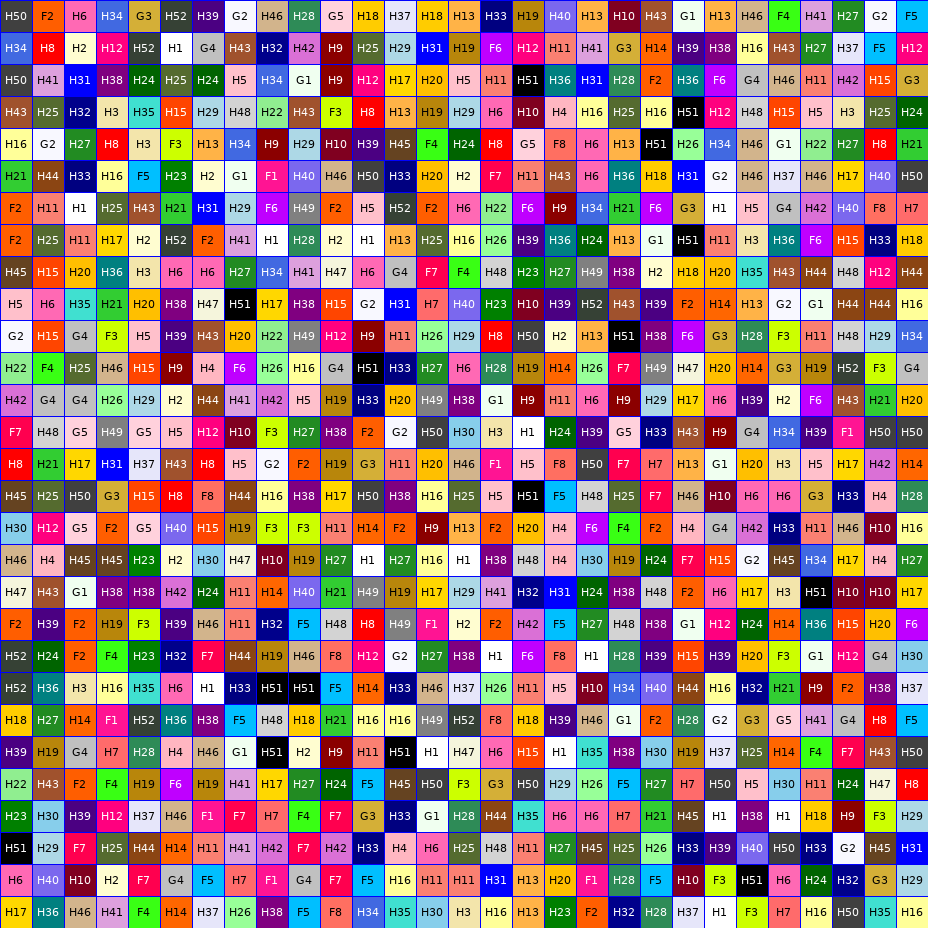
#> input picture backend/tests/fixtures/templates/template_29x29_s0.png, 928 x 928 px
$ python -i bead_ocr_preprocess.py   (imports and definitions only)
#> lines starting #> are read from the running program, lines starting #| are printed output that depends on the picture; after the words box and inside, x2 and y2 are one past the last pixel; in counts of white or black regions, pixels touching at a corner belong together
#> further down, picture is the input picture: shape (928, 928, 3); mean B, G, R 124.6, 121.9, 155.3
"""Per-cell adaptive preprocessing for OCR engines.

Produces multiple binarization variants so the OCR engine can pick the
highest-confidence result. Handles two regimes:

  - Bright background (mean luminance > 180): black text on light ground
    → direct OTSU + Adaptive Gaussian.
  - Dark background: white text on colored ground
    → CLAHE + OTSU with inversion.

Each variant is `(name, grayscale_image)`. The OCR engine runs on every
variant and keeps the highest-confidence detection.
"""
from __future__ import annotations

import cv2
import numpy as np

# Background luminance threshold for picking the text-color branch.
BRIGHT_BG_THRESHOLD = 180


# [13 lines left out: function _upscale_factor, not called in this run]


def _gray_otsu(gray: np.ndarray) -> np.ndarray:
    _, b = cv2.threshold(gray, 0, 255, cv2.THRESH_BINARY + cv2.THRESH_OTSU)
    return b


# [4 lines left out: function _gray_adaptive, not called in this run]


def _clahe_otsu_inverted(bgr: np.ndarray) -> np.ndarray:
    """CLAHE + OTSU + bitwise NOT — for white text on dark/colored bg."""
    gray = cv2.cvtColor(bgr, cv2.COLOR_BGR2GRAY)
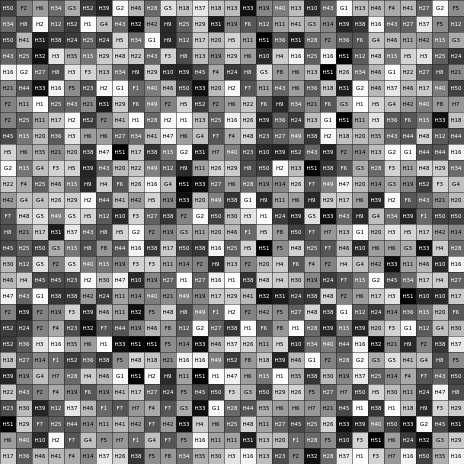
#> gray: shape (928, 928) (shown at 1/2 size); min 0, max 255, mean 132.1
    clahe = cv2.createCLAHE(clipLimit=2.0, tileGridSize=(2, 2))
    enhanced = clahe.apply(gray)
    _, b = cv2.threshold(enhanced, 0, 255, cv2.THRESH_BINARY + cv2.THRESH_OTSU)
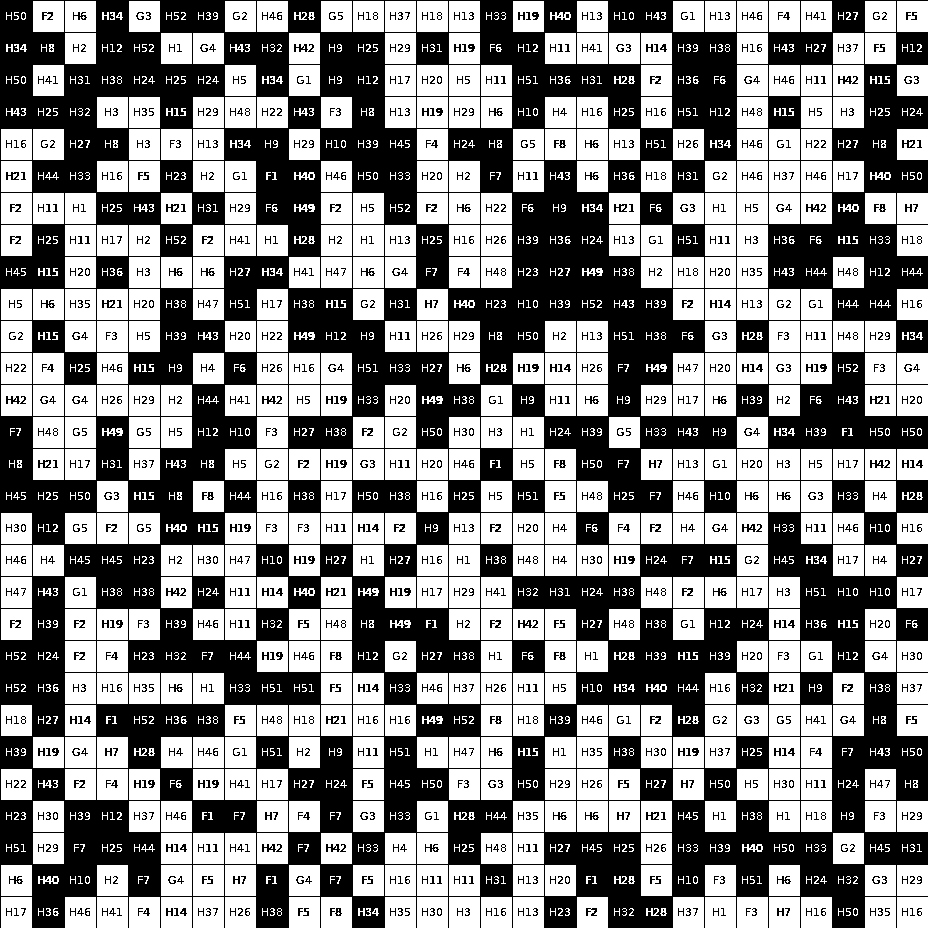
#> b: shape (928, 928); 53.3% white; 1295 black regions (374 under 20 px), largest, box (x1, y1, x2, y2) and area: (0, 0, 928, 928) 374681, (838, 76, 852, 84) 64, (806, 204, 820, 212) 64
    return cv2.bitwise_not(b)


# [48 lines left out: functions _clahe_adaptive_inverted, preprocess_cell, not called in this run]

>>> import cv2
>>> picture = cv2.imread('../../tests/fixtures/templates/template_29x29_s0.png')
>>> result = _clahe_otsu_inverted(picture)

$ run again, on backend/tests/fixtures/templates/template_29x29_s1.png
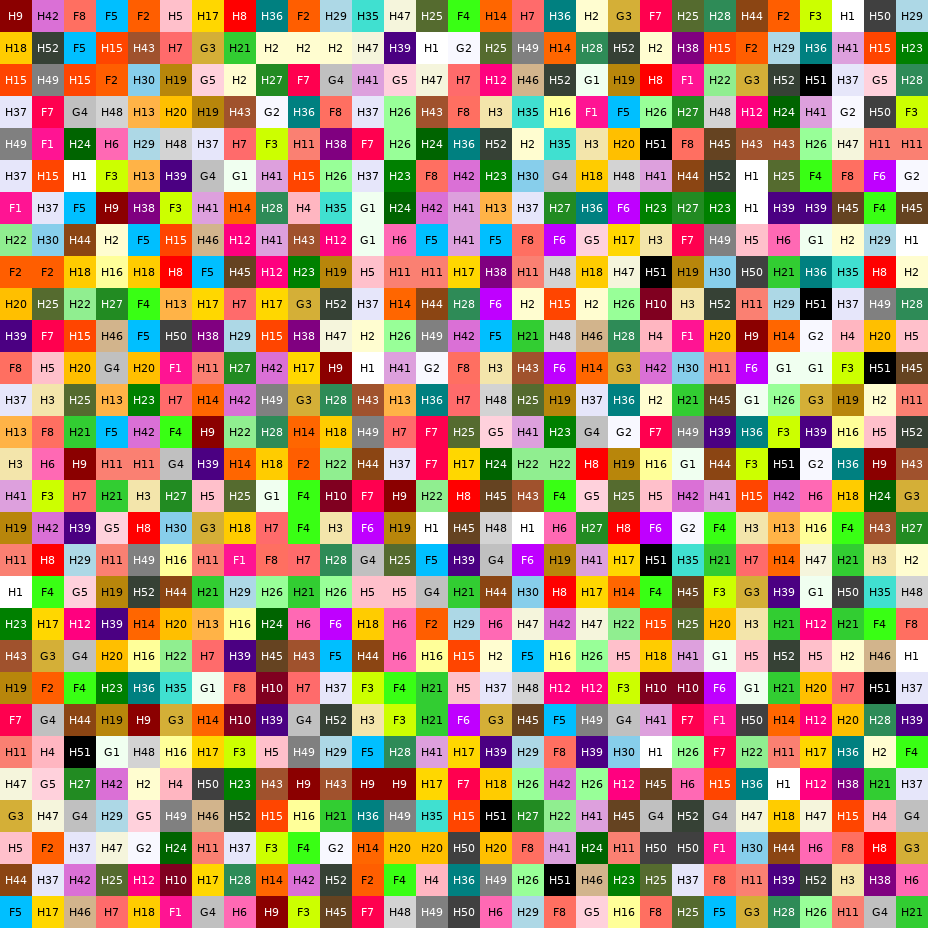
#> input picture backend/tests/fixtures/templates/template_29x29_s1.png, 928 x 928 px
#> picture is the input picture: shape (928, 928, 3); mean B, G, R 114.2, 143.9, 173.1
#> in _clahe_otsu_inverted, `gray = cv2.cvtColor(bgr, cv2.COLOR_BGR2GRAY)`:
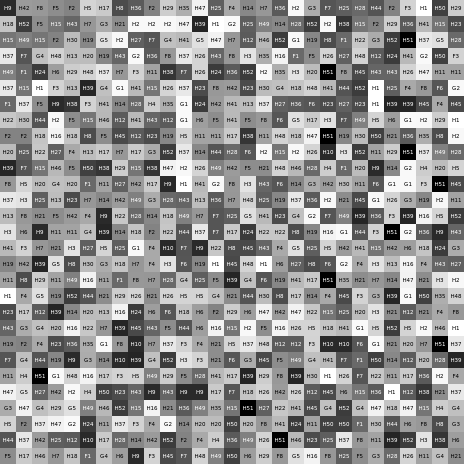
#> gray: shape (928, 928) (shown at 1/2 size); min 0, max 255, mean 149.2
#> in _clahe_otsu_inverted, `_, b = cv2.threshold(enhanced, 0, 255, cv2.THRESH_BINARY + cv2.THRESH_..`:
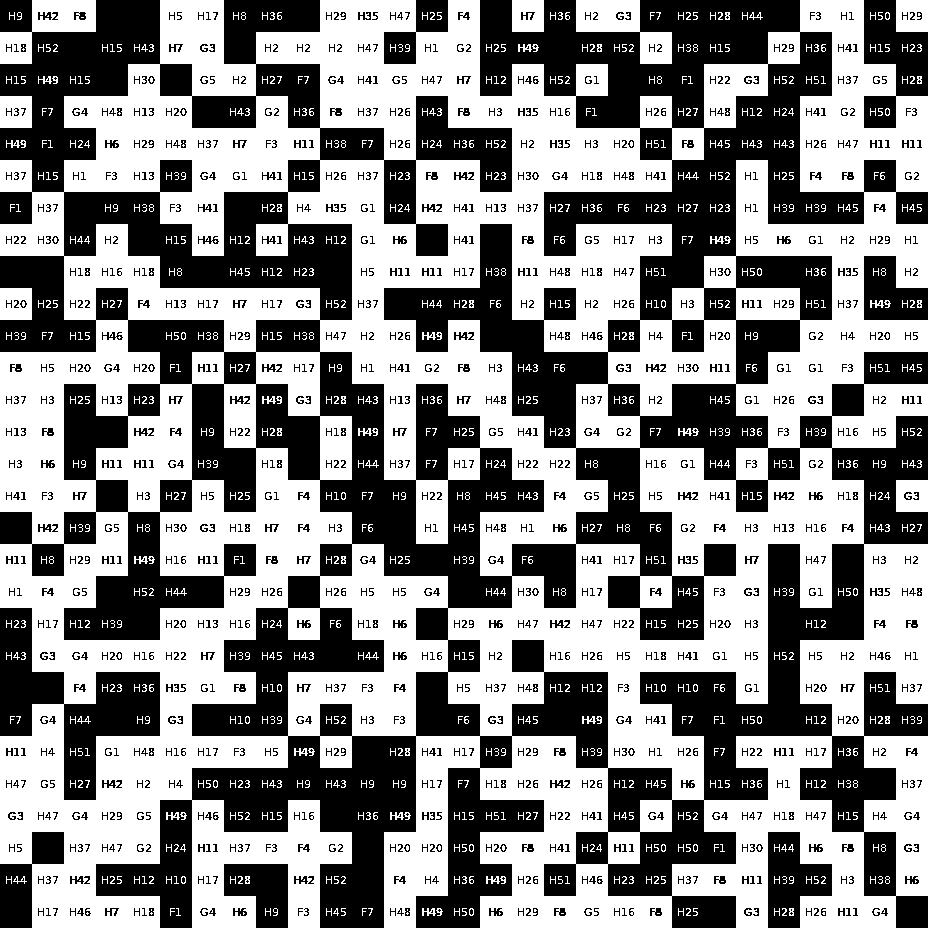
#> b: shape (928, 928); 54.1% white; 1151 black regions (222 under 20 px), largest, box (x1, y1, x2, y2) and area: (0, 0, 928, 928) 336834, (0, 608, 160, 800) 11804, (864, 0, 928, 128) 4773

$ run again, on backend/tests/fixtures/templates/template_29x29_s2.png
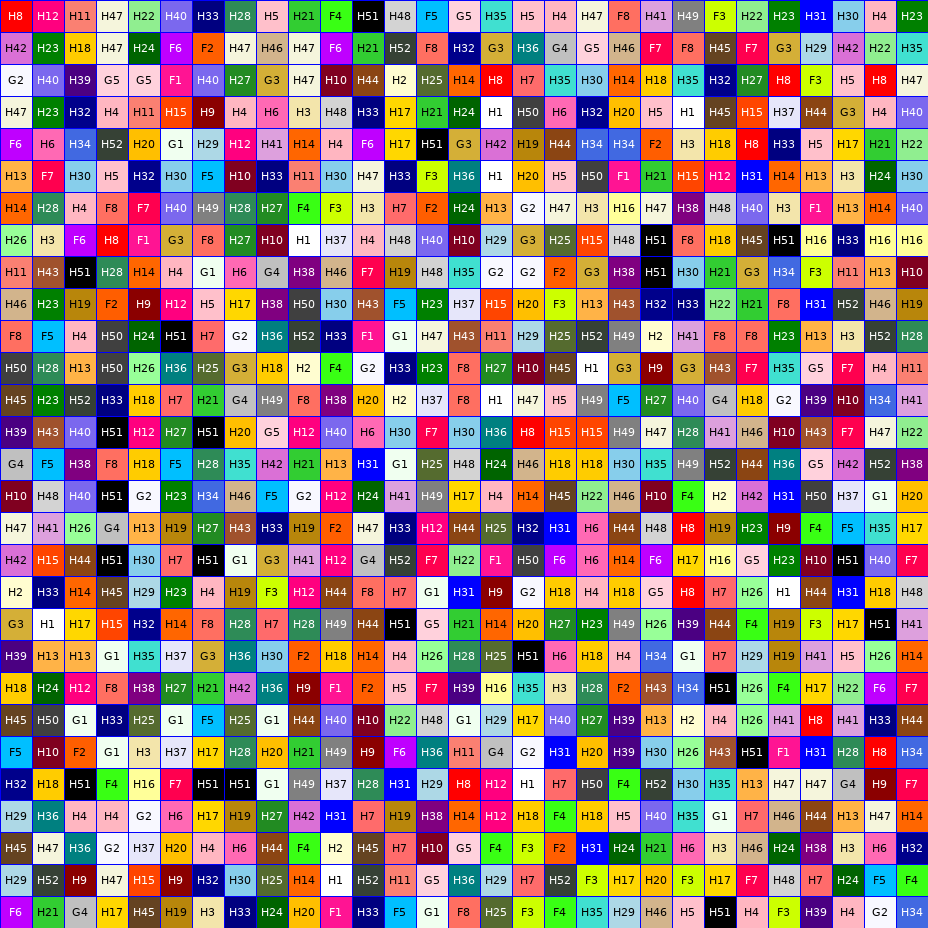
#> input picture backend/tests/fixtures/templates/template_29x29_s2.png, 928 x 928 px
#> picture is the input picture: shape (928, 928, 3); mean B, G, R 125.3, 126, 151.5
#> in _clahe_otsu_inverted, `gray = cv2.cvtColor(bgr, cv2.COLOR_BGR2GRAY)`:
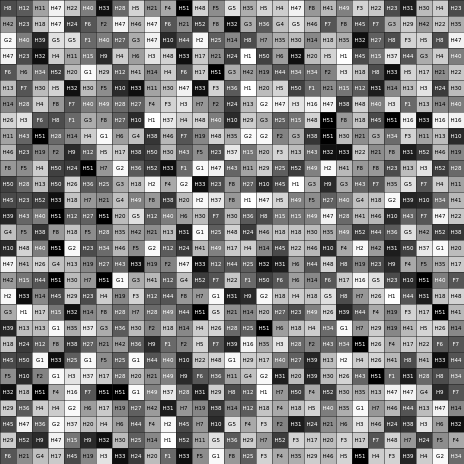
#> gray: shape (928, 928) (shown at 1/2 size); min 0, max 255, mean 133.5
#> in _clahe_otsu_inverted, `_, b = cv2.threshold(enhanced, 0, 255, cv2.THRESH_BINARY + cv2.THRESH_..`:
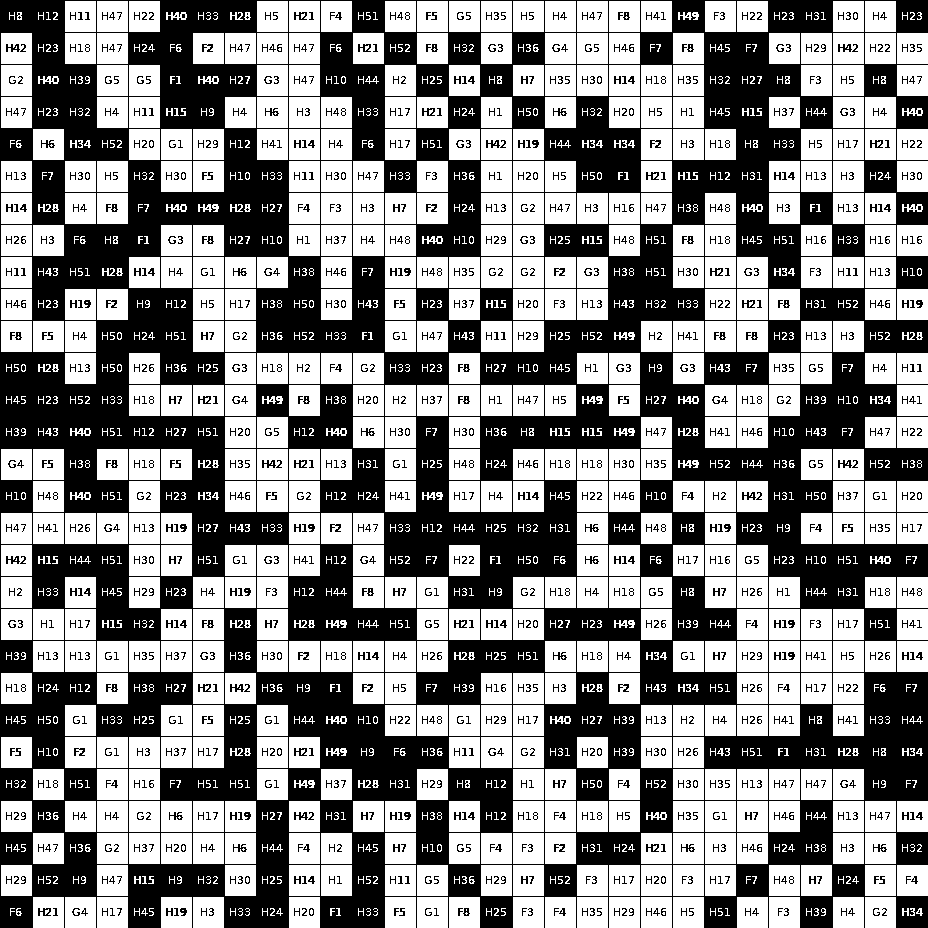
#> b: shape (928, 928); 54.2% white; 1352 black regions (426 under 20 px), largest, box (x1, y1, x2, y2) and area: (0, 0, 928, 928) 366415, (6, 44, 20, 52) 64, (838, 44, 852, 52) 64
